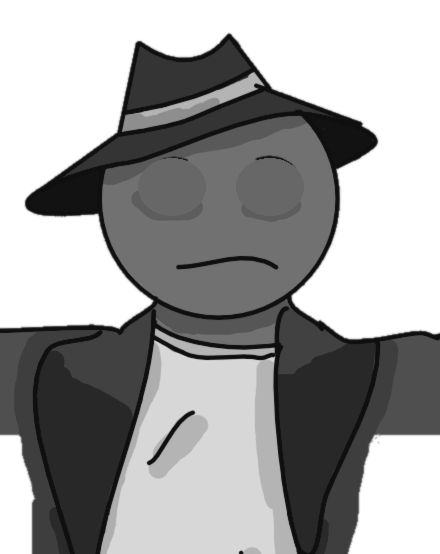
#> input picture data/comms/advisor.png, 440 x 554 px
$ python comms_signal.py ../data/comms/advisor.png out.png --crop 5 5 5 5
#> lines starting #> are read from the running program, lines starting #| are printed output that depends on the picture
#!/usr/bin/env python3
"""Turn a character drawing into a transmission signal.

    python3 tools/comms_signal.py concept.jpg data/comms/advisor.png \\
        --crop 300 60 740 612 --eye 472 245 --eye 570 245 --eye-size 46 30

WHAT A SIGNAL IS. The communication window feeds a LUMINANCE image through a
filter that colours it from the player's accent, so a character enters the
pipeline in grey and comes out in whatever colour the player picked. There is
no palette to maintain, and no recolouring by hand, ever -- which is the whole
reason the colour lives in the shader.

So this does three things and nothing else:

  1. keys the background out, so the figure can sit in the window's own lit
     space rather than bringing a rectangle of sky with it
  2. converts to luminance and lifts the contrast, because the filter's ramp
     expects the midtones to carry the picture
  3. paints out the eyes, and prints where they were

Step 3 is the important one. The eyes are the only part of a speaker that
moves, so they cannot be baked into the picture: the window draws them live
on top, blinking and looking around, at the coordinates printed here.
"""
import argparse
from collections import deque

import numpy as np
from PIL import Image, ImageDraw, ImageFilter


# [65 lines left out: function key_background, not called in this run]


def main():
    ap = argparse.ArgumentParser()
    ap.add_argument("source")
    ap.add_argument("out")
    ap.add_argument("--crop", type=int, nargs=4, metavar=("X0", "Y0", "X1", "Y1"), required=True)
    ap.add_argument("--eye", type=int, nargs=2, action="append", metavar=("X", "Y"),
                    help="an eye centre in SOURCE pixels; give it twice")
    ap.add_argument("--eye-size", type=int, nargs=2, default=(46, 30), metavar=("W", "H"))
    ap.add_argument("--pupil", type=int, nargs=3, action="append", metavar=("X", "Y", "R"),
                    help="keep the DRAWN eye and paint out only the pupil. For art whose eyes "
                         "are worth keeping: the window then moves a pupil inside them instead "
                         "of rebuilding the whole eye, so the lashes and the rim stay the "
                         "artist's own. Use this INSTEAD of --eye.")
    ap.add_argument("--mouth", type=int, nargs=4, metavar=("X0", "Y0", "X1", "Y1"),
                    help="paint the mouth out too, for a speaker whose mouth is animated")
    ap.add_argument("--tolerance", type=int, default=30)
    ap.add_argument("--contrast", type=float, default=1.25)
    ap.add_argument("--min-pocket", type=int, default=None,
                    help="smallest enclosed background pocket to remove, in pixels; "
                         "must sit above the area of an eye white and below an arm gap")
    ap.add_argument("--chroma", type=float, default=0.38,
                    help="how much a saturated colour darkens; 0 is a flat response")
    ap.add_argument("--lift", type=float, default=0.06, help="black level, so the ramp has floor")
    args = ap.parse_args()

    loaded = Image.open(args.source)
#> loaded is the input picture: PIL image 440x554 RGBA; mean R, G, B, A 102.7, 102.7, 102.7, 153
    src = loaded.convert("RGB")
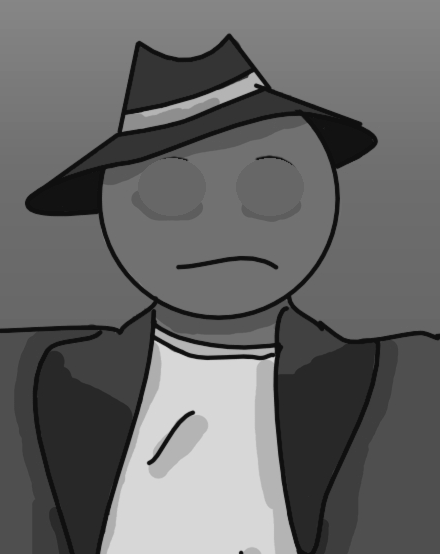
#> src: PIL image 440x554 RGB; min 15, max 216, mean 102.7
    if loaded.mode in ("RGBA", "LA") and np.asarray(loaded.convert("RGBA"))[:, :, 3].min() < 20:
        # The art already knows where it ends. Always prefer this: a keyed
        # edge carries a pale fringe that cannot be unmixed, and a flood
        # cannot reach a gap enclosed by an arm. tools/kra_export.py produces
        # such a file straight from a .kra by switching its background off.
        alpha = loaded.convert("RGBA").getchannel("A")
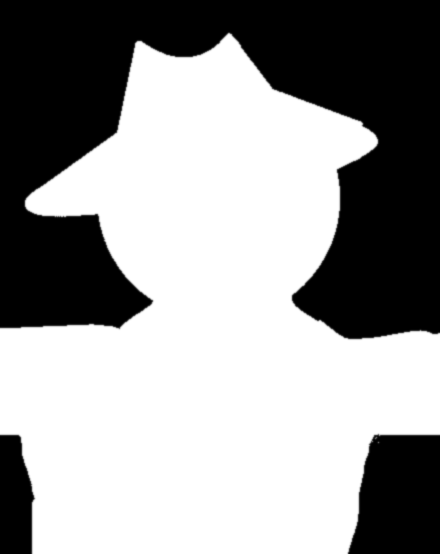
#> alpha: PIL image 440x554 L; min 0, max 255, mean 153
        print("  using the source's own alpha")
    else:
        alpha = key_background(src.copy(), args.tolerance, args.min_pocket)
        print("  no alpha in the source; keying the background out instead")

    x0, y0, x1, y1 = args.crop
    src = src.crop((x0, y0, x1, y1))
    alpha = alpha.crop((x0, y0, x1, y1)).filter(ImageFilter.GaussianBlur(0.8))
    w, h = src.size
#> w = 0; h = 0

    # NOT a plain luminance conversion. Standard weights make green the
    # BRIGHTEST channel, so a character in a green hat, a tan coat and pale
    # skin comes out as one flat bright shape -- which is what happened. This
    # is closer to how an early monochrome tube saw the world: reds carry,
    # greens fall back, and a saturated colour reads darker than a washed-out
    # one of the same brightness. That is what puts her hat, her coat and her
    # face on three separate tones.
    rgb = np.asarray(src, dtype=np.float32) / 255.0
#> rgb = empty array
    grey = 0.55 * rgb[:, :, 0] + 0.25 * rgb[:, :, 1] + 0.20 * rgb[:, :, 2]
#> grey = empty array
    sat = rgb.max(axis=2) - rgb.min(axis=2)
#> sat = empty array
    grey = grey * (1.0 - args.chroma * sat)
    grey = np.clip((grey - 0.5) * args.contrast + 0.5, 0.0, 1.0)
    grey = args.lift + (1.0 - args.lift) * grey
    lum = Image.fromarray((grey * 255).astype(np.uint8), "L")

    # Paint the eyes out with the skin around them: the window draws live ones
    # on top, and a baked pupil showing through a moving one looks like a fault.
    d = ImageDraw.Draw(lum)
    ew, eh = args.eye_size
    eyes = []
    for px_, py_, pr_ in (args.pupil or []):
        # Painted out with the white AROUND it, so what is left is her eye
        # with an empty sclera waiting for a pupil.
        cx, cy = px_ - x0, py_ - y0
        ring = [lum.getpixel((int(cx + dx), int(cy + dy)))
                for dx, dy in ((-pr_ * 1.9, 0), (pr_ * 1.9, 0), (0, -pr_ * 1.2), (0, pr_ * 1.2))
                if 0 <= cx + dx < w and 0 <= cy + dy < h]
        white = int(np.percentile(ring, 75)) if ring else 240
        d.ellipse([cx - pr_ * 1.25, cy - pr_ * 1.25, cx + pr_ * 1.25, cy + pr_ * 1.25], fill=white)
        print(f"  pupil  centre ({cx / w:.3f}, {cy / h:.3f})  r {pr_ / w:.4f}  white {white}")
    for ex, ey in (args.eye or []):
        cx, cy = ex - x0, ey - y0
        ring = [lum.getpixel((int(cx + dx), int(cy + dy)))
                for dx, dy in ((-ew, 0), (ew, 0), (0, -eh), (0, eh))
                if 0 <= cx + dx < w and 0 <= cy + dy < h]
        skin = int(np.median(ring)) if ring else 150
        d.ellipse([cx - ew * 0.72, cy - eh * 0.95, cx + ew * 0.72, cy + eh * 0.95], fill=skin)
        eyes.append((cx / w, cy / h))
#> after the loop, eyes = []
    if args.mouth:
        # The mouth is animated for the same reason the eyes are: the window
        # draws it, shaped by what the speaker is feeling and by the glyph
        # being typed. A drawn-in mouth would sit under the live one.
        mx0, my0, mx1, my1 = args.mouth
        cxm, cym = (mx0 + mx1) / 2 - x0, (my0 + my1) / 2 - y0
        rw, rh = (mx1 - mx0) / 2, (my1 - my0) / 2
        ring = [lum.getpixel((int(cxm + dx), int(cym + dy)))
                for dx, dy in ((-rw * 1.6, 0), (rw * 1.6, 0), (0, -rh * 2.2), (0, rh * 2.2))
                if 0 <= cxm + dx < w and 0 <= cym + dy < h]
        d.ellipse([cxm - rw * 1.15, cym - rh * 1.5, cxm + rw * 1.15, cym + rh * 1.5],
                  fill=int(np.median(ring)) if ring else 150)
        print(f"  mouth  x {(mx0 - x0) / w:.3f}..{(mx1 - x0) / w:.3f}"
              f"  centre ({cxm / w:.3f}, {cym / h:.3f})  width {(mx1 - mx0) / w:.3f}")
    lum = lum.filter(ImageFilter.GaussianBlur(0.4))

    out = Image.merge("RGBA", (lum, lum, lum, alpha))
#> (the run stopped early here; a loop or call above may not have finished)

$ run again, with data/comms/officer.png copied over data/comms/advisor.png
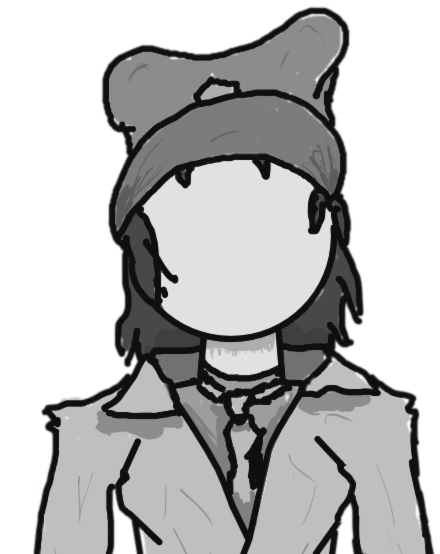
#> input picture data/comms/officer.png, 440 x 554 px
#> in main, loaded is the input picture: PIL image 440x554 RGBA; mean R, G, B, A 86.8, 86.8, 86.8, 147
#> in main, `src = loaded.convert("RGB")`:
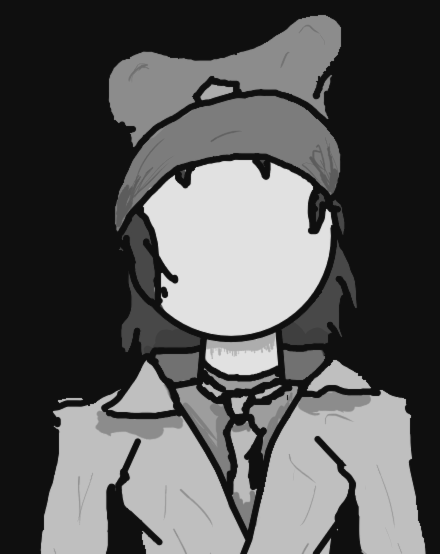
#> src: PIL image 440x554 RGB; min 15, max 225, mean 86.8
#> in main, `alpha = loaded.convert("RGBA").getchannel("A")`:
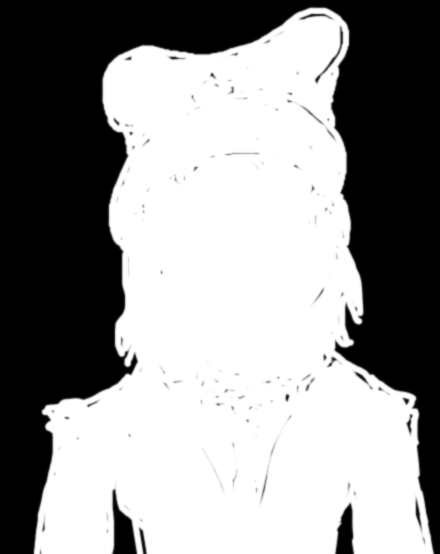
#> alpha: PIL image 440x554 L; min 0, max 255, mean 147
#> rgb = empty array
#> after the loop in main, `for ex, ey in (args.eye or []):`: eyes = []

$ run again, with data/comms/unknown.png copied over data/comms/advisor.png
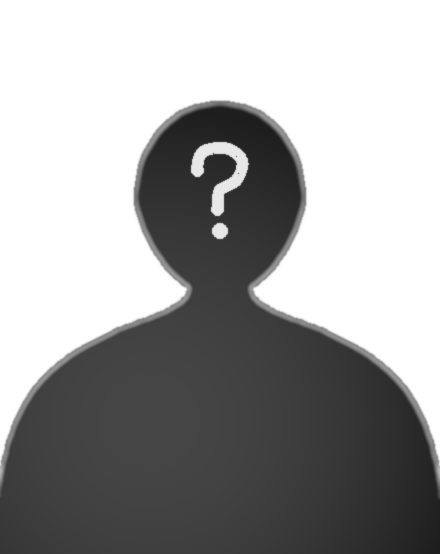
#> input picture data/comms/unknown.png, 440 x 554 px
#> in main, loaded is the input picture: PIL image 440x554 RGBA; mean R, G, B, A 47, 47, 47, 125.2
#> in main, `src = loaded.convert("RGB")`:
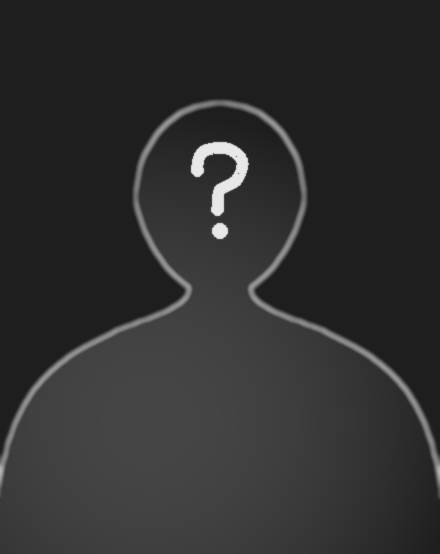
#> src: PIL image 440x554 RGB; min 30, max 232, mean 47
#> in main, `alpha = loaded.convert("RGBA").getchannel("A")`:
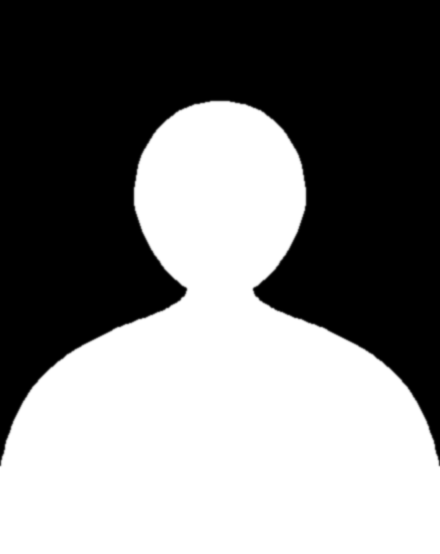
#> alpha: PIL image 440x554 L; min 0, max 255, mean 125.2
#> rgb = empty array
#> after the loop in main, `for ex, ey in (args.eye or []):`: eyes = []
